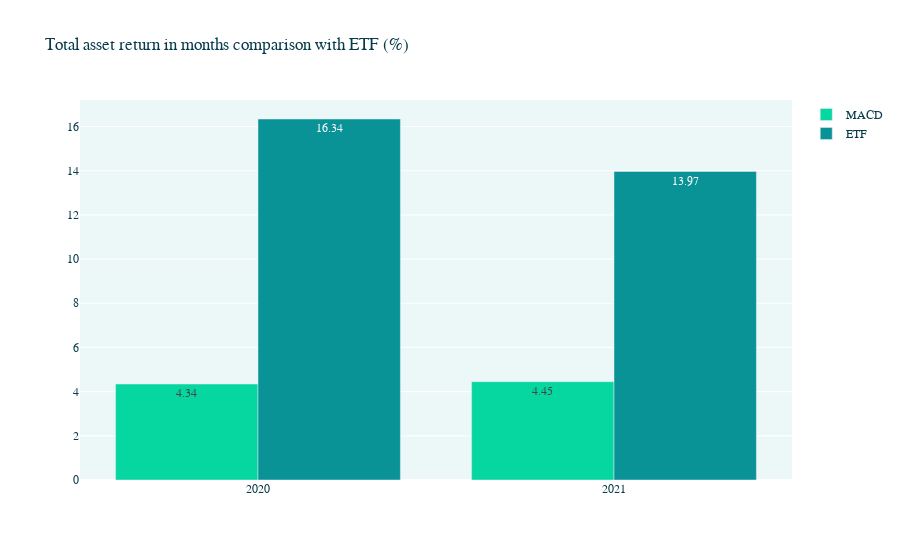

Notebook source saved alongside this figure:
### Code cell
import plotly.graph_objects as go

# define histogram colors
colors_macd = np.where(yearly_returns.values>0, '#06d6a0', '#ef476f')
colors_etf = np.where(etf_yearly_returns.values>0, '#0a9396', '#e63946')

# fig = go.Figure(data=go.Data([trace]))

# add histogram on the lower subplot
fig = go.Figure()

fig.add_trace(
    go.Bar(
        x=yearly_returns.index,
        y=yearly_returns.values*100,
        name='MACD',
        marker_color=colors_macd,
        text = yearly_returns.values*100,
        texttemplate= '%{text:.2f}',
        textposition = 'auto'
    
    ),
)

fig.add_trace(
    go.Bar(
        x=etf_yearly_returns.index,
        y=etf_yearly_returns.values*100,
        name='ETF',
        marker_color=colors_etf,
        text = etf_yearly_returns.values*100,
        texttemplate= '%{text:.2f}',
        textposition = 'auto'
    
    ),
)


# make the figure prettier
layout = go.Layout(
    title="Total asset return in months comparison with ETF (%)",
    plot_bgcolor='#ecf8f8',
    font_family='Monospace',
    font_color='#073b4c',
    font_size=12,
    xaxis=dict(
        rangeslider=dict(visible=False)
    ),
    autosize=True,
)

fig.update_layout(layout)

fig.show()

### Figure 1 — Plotly figure (JSON) as saved in the notebook; plotly's stock layout.template omitted (floating-point values rounded to 4 significant figures)
{"data": [{"marker": {"color": ["#06d6a0", "#06d6a0"]}, "name": "MACD", "text": [4.345, 4.45], "textposition": "auto", "texttemplate": "%{text:.2f}", "type": "bar", "x": [2020, 2021], "y": [4.345, 4.45]}, {"marker": {"color": ["#0a9396", "#0a9396"]}, "name": "ETF", "text": [16.34, 13.97], "textposition": "auto", "texttemplate": "%{text:.2f}", "type": "bar", "x": [2020, 2021], "y": [16.34, 13.97]}], "layout": {"autosize": true, "font": {"color": "#073b4c", "family": "Monospace", "size": 12}, "plot_bgcolor": "#ecf8f8", "title": {"text": "Total asset return in months comparison with ETF (%)"}, "xaxis": {"rangeslider": {"visible": false}}}}
